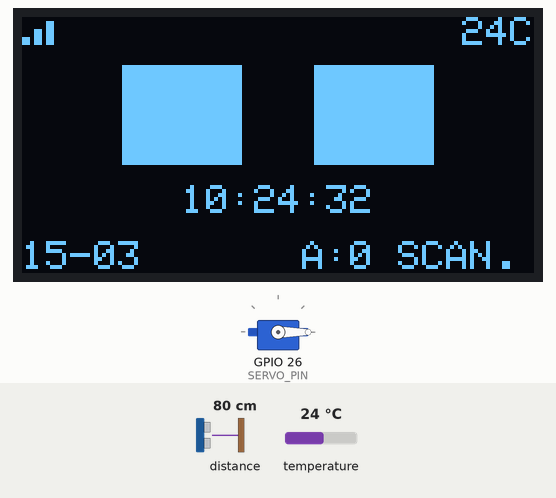
A program run on a simulated ESP32. Parts: 128×64 one-colour display, servo. The inputs (shaded band) are chosen by the test bench; at power-on: temperature 24 °C, distance to the obstacle 80 cm. WiFi joins after 1.5 s; servers stay silent unless stated; uploads are accepted with an empty reply; the local clock reads 2024-03-15 10:24:30 at power-on unless the program sets it; random numbers use the default seed unless the program sets one.

Above: at 3.0 s.
3.1 s: temperature set to 12 °C
At 4.6 s:
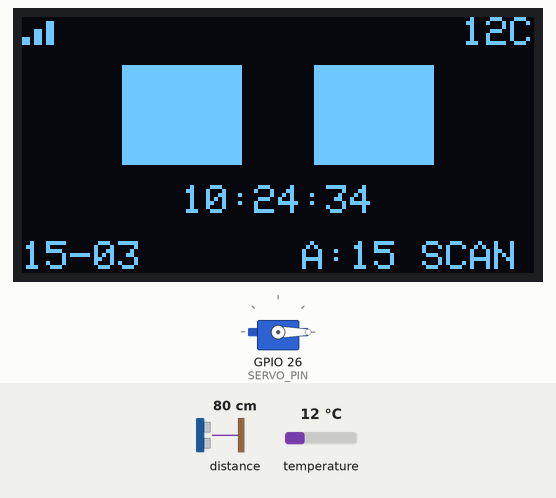
5.5 s: temperature set to 19 °C
At 6.8 s:
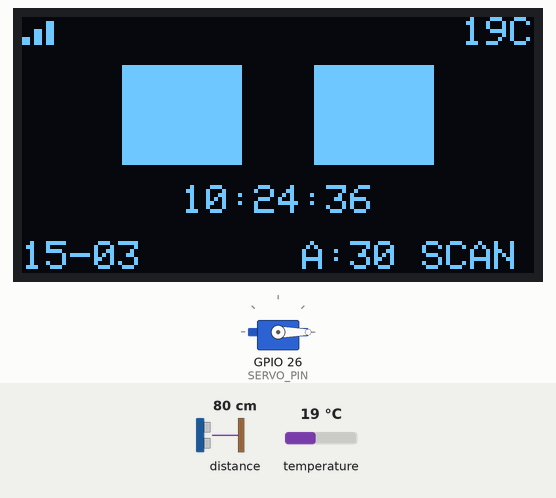
7.3 s: temperature set to 28 °C
At 11.6 s:
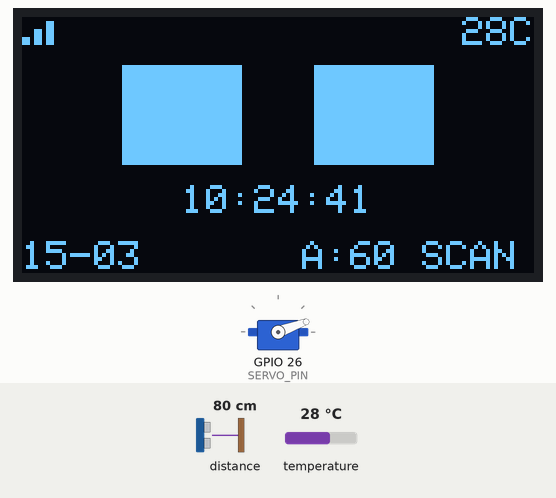
Timing chart, 0 to 21.5 s (numbered marks = the images above; inputs shaded):
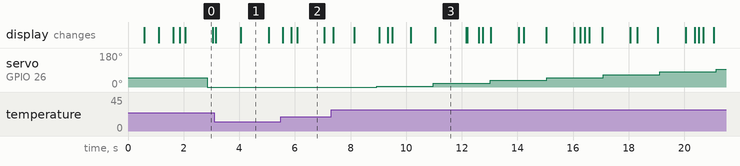

Measured:
- what the display in image 1 shows lasts 1.0 s, from 4.1 s to 5.1 s

The program:

main.cpp
```cpp
#include <Wire.h>
#include <Adafruit_GFX.h>
#include <Adafruit_SSD1306.h>
#include <Adafruit_BMP085.h>
#include <Adafruit_VL53L0X.h>
#include <ESP32Servo.h>
#include <WiFi.h>
#include <HTTPClient.h>
#include <ArduinoJson.h>
#include "time.h"

// --- KONFIGURASI PIN & HARDWARE ---
#define SDA_PIN 19
#define SCL_PIN 22
#define SERVO_PIN 26
int SERVO_OFFSET = -40;

Adafruit_SSD1306 display(128, 64, &Wire, -1);
Adafruit_BMP085 bmp;
Adafruit_VL53L0X lox = Adafruit_VL53L0X();
Servo myServo;

// --- FSM (FINITE STATE MACHINE) ---
enum State { SCANNING, LOCKING, LOCKED_WAIT };
State currentState = SCANNING;

unsigned long timerInterval = 0;
int currentAngle = 0;
int bestAngle = 90;
int minDistance = 2000;
bool isMovingState = true;
unsigned long lockStartMillis = 0;
unsigned long nextBlink = 0;
bool isBlinking = false;

const long LOCK_DURATION = 180000;
const long SCAN_STEP_TIME = 1000;

const char* ssid = "Annasya"; // Tetap pakai WiFi Mas Imam
const char* password = "tanyanasya";
String nextPrayerDisplay = "";

struct PrayerTimes {
  int hours[5], mins[5];
  String names[5] = {"SUBUH", "DZUHUR", "ASHAR", "MAGHRIB", "ISYA"};
} schedule;

// --- UI LOGIC ---
void drawWiFiBar() {
  if (WiFi.status() == WL_CONNECTED) {
    int bars = map(constrain(WiFi.RSSI(), -100, -50), -100, -50, 1, 4);
    for (int i = 0; i < bars; i++) display.fillRect(i * 3, 7 - ((i + 1) * 2), 2, (i + 1) * 2, WHITE);
  }
}

void drawHeader(float temp) {
  display.setTextSize(1);
  drawWiFiBar();
  display.setCursor(35, 0); display.print(nextPrayerDisplay);
  display.setCursor(110, 0); display.printf("%.0fC", temp);
}

void drawLargeEyes(bool open) {
  if (open) {
    display.fillRect(25, 12, 30, 25, WHITE);
    display.fillRect(73, 12, 30, 25, WHITE);
  } else {
    display.fillRect(25, 22, 30, 5, WHITE);
    display.fillRect(73, 22, 30, 5, WHITE);
  }
}

// --- CORE LOGIC ---
void moveServo(int deg) {
  myServo.write(constrain(deg + SERVO_OFFSET, 0, 180));
}

int readDistance() {
  long sum = 0;
  for(int i=0; i<3; i++) {
    VL53L0X_RangingMeasurementData_t measure;
    lox.rangingTest(&measure, false);
    int d = measure.RangeMilliMeter;
    if (measure.RangeStatus == 4 || d > 2000 || d < 40) d = 2000;
    sum += d; delay(10);
  }
  return sum / 3;
}

void fetchPrayerTimes() {
  if (WiFi.status() == WL_CONNECTED) {
    HTTPClient http;
    http.begin("http://api.aladhan.com/v1/timingsByCity?city=Yogyakarta&country=Indonesia&method=4");
    if (http.GET() > 0) {
      JsonDocument doc;
      deserializeJson(doc, http.getString());
      JsonObject t = doc["data"]["timings"];
      String p[] = {"Fajr", "Dhuhr", "Asr", "Maghrib", "Isha"};
      for (int i = 0; i < 5; i++) {
        String s = t[p[i]].as<String>();
        schedule.hours[i] = s.substring(0, 2).toInt();
        schedule.mins[i] = s.substring(3, 5).toInt();
      }
    }
    http.end();
  }
}

void setup() {
  Wire.begin(SDA_PIN, SCL_PIN);
  display.begin(SSD1306_SWITCHCAPVCC, 0x3C);
  display.clearDisplay();
  display.setTextSize(1);
  display.setTextColor(WHITE);

  display.println("SENTINEL-X v9.0");
  display.println("-------------------");
  display.display();

  ESP32PWM::allocateTimer(0);
  myServo.setPeriodHertz(50);
  myServo.attach(SERVO_PIN, 500, 2400);
  moveServo(90);

  lox.begin(); bmp.begin();
  WiFi.begin(ssid, password);
  while (WiFi.status() != WL_CONNECTED) { delay(500); display.print("."); display.display(); }

  configTime(25200, 0, "id.pool.ntp.org");
  fetchPrayerTimes();
  timerInterval = millis();
}

void loop() {
  struct tm t;
  bool valid = getLocalTime(&t);
  float temp = bmp.readTemperature();

  display.clearDisplay();
  drawHeader(temp);

  if (currentState == SCANNING) {
    if (millis() > nextBlink) { isBlinking = !isBlinking; nextBlink = millis() + (isBlinking ? 150 : random(2000, 5000)); }
    drawLargeEyes(!isBlinking);

    display.setTextSize(1);
    display.setCursor(40, 42); if(valid) display.printf("%02d:%02d:%02d", t.tm_hour, t.tm_min, t.tm_sec);
    display.setCursor(0, 56); if(valid) display.printf("%02d-%02d", t.tm_mday, t.tm_mon + 1);
    display.setCursor(70, 56); display.printf("A:%d SCAN...", currentAngle);

    if (millis() - timerInterval > SCAN_STEP_TIME) {
      timerInterval = millis();
      if (isMovingState) { moveServo(currentAngle); isMovingState = false; }
      else {
        int d = readDistance();
        if (d < minDistance && d > 40) { minDistance = d; bestAngle = currentAngle; }
        currentAngle += 15; isMovingState = true;
        if (currentAngle > 180) currentState = LOCKING;
      }
    }
  }
  else if (currentState == LOCKING) {
    moveServo(bestAngle); currentAngle = 0; lockStartMillis = millis(); currentState = LOCKED_WAIT;
  }
  else if (currentState == LOCKED_WAIT) {
    int currTotal = (t.tm_hour * 3600) + (t.tm_min * 60) + t.tm_sec;
    nextPrayerDisplay = "";
    for (int i = 0; i < 5; i++) {
      int pray = (schedule.hours[i] * 3600) + (schedule.mins[i] * 60);
      if (pray > currTotal) {
        int diff = pray - currTotal;
        nextPrayerDisplay = schedule.names[i] + " -" + String(diff/60) + ":" + (diff%60 < 10 ? "0":"") + String(diff%60);
        break;
      }
    }
    display.setTextSize(3); display.setCursor(2, 22); display.printf("%02d:%02d", t.tm_hour, t.tm_min);
    display.setTextSize(2); display.setCursor(92, 30); display.printf(":%02d", t.tm_sec);
    display.setTextSize(1);
    display.setCursor(0, 56); if(valid) display.printf("%02d-%02d", t.tm_mday, t.tm_mon + 1);
    display.setCursor(85, 56); display.printf("LOK @%d", bestAngle);

    if (millis() - lockStartMillis > LOCK_DURATION) {
      minDistance = 2000; currentState = SCANNING; isMovingState = true; timerInterval = millis();
    }
  }
  display.display();
}
```
